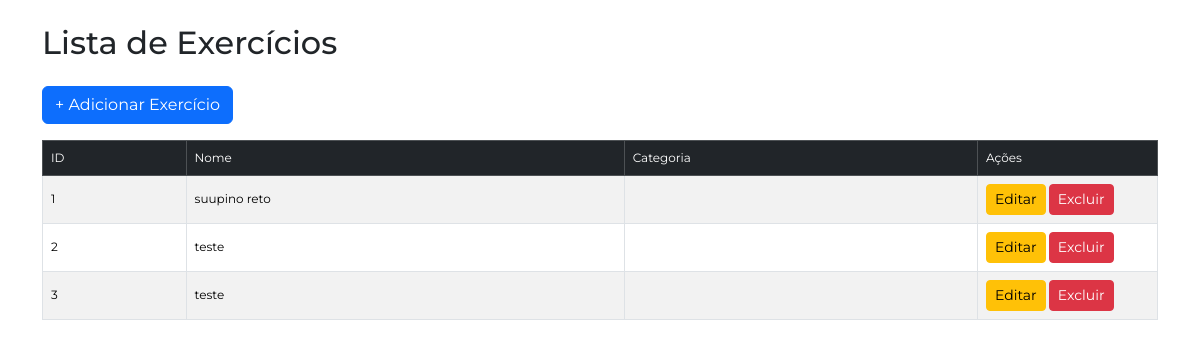
Page /exercicios/listar/ (signed in) on the committed database.
### app/models.py (models this page shows, shortened)
class Exercicio(db.Model):
    __tablename__ = 'exercicio'
    id = db.Column(db.Integer, primary_key=True)
    nome = db.Column(db.String(100), nullable=False)
    grupo_muscular = db.Column(db.String(50))
    descricao = db.Column(db.Text)
    video_url = db.Column(db.String(200))
    ativo = db.Column(db.Boolean, default=True)

### app/blueprints/exercicios/routes.py (the view)
@exercicios_blueprint.route('/listar/')
@login_required
def listarExercicios():
    exercicios = Exercicio.query.all()
    return render_template('exercicio-lista.html', exercicios=exercicios)

### app/models.py (called while the page is built)
@login_manager.user_loader
def load_user(user_id):
    return User.query.get(user_id)

### app/blueprints/exercicios/templates/exercicio-lista.html (shortened to what this page needs)
{% extends "base.html" %}
{% block content %}
<div class="container mt-4">
    <h2 class="mb-4">Lista de Exercícios</h2>
    <a href="{{ url_for('exercicios.criarExercicio') }}" class="btn btn-primary mb-3">
        + Adicionar Exercício
    </a>
    <table class="table table-striped table-bordered">
        <thead class="table-dark">
            <tr>
                <th>ID</th>
                <th>Nome</th>
                <th>Categoria</th>
                <th style="width: 180px;">Ações</th>
            </tr>
        </thead>
        <tbody>
            {% for exercicio in exercicios %}
            <tr>
                <td>{{ exercicio.id }}</td>
                <td>{{ exercicio.nome }}</td>
                <td>{{ exercicio.categoria }}</td>
                <td>
                    <a href="{{ url_for('exercicios.editarExercicio', exercicio_id=exercicio.id) }}" class="btn btn-sm btn-warning">
                        Editar
                    </a>
                    <form action="{{ url_for('exercicios.excluirExercicio', exercicio_id=exercicio.id) }}" method="POST"
                          style="display: inline-block;"
                          onsubmit="return confirm('Tem certeza que deseja excluir?');">
                        <button class="btn btn-sm btn-danger">Excluir</button>
                    </form>
                </td>
            </tr>
            {% else %}
            <tr>
                <td colspan="4" class="text-center py-3">
                    Nenhum exercício cadastrado.
                </td>
            </tr>
            {% endfor %}
        </tbody>
    </table>
</div>
{% endblock %}

### app/static/css/style.css (style rules this page uses)
:root { --cor-de-fundo: #FFFFFF; --cor-principal: #002f52; --cor-titulo: #ebecee; --azul: #0088FF; --amarelo: #FFCC00; --vermelho: #FF2227; --verde: #34C759; --roxo: #CB30E0; --fonte-principal: "Montserrat", sans-serif; --fonte-secundaria: "Josefin Sans"; }
body { margin: 0 !important; padding: 0 !important; background-color: var(--cor-de-fundo); font-family: var(--fonte-principal); font-size: 12px; font-weight: 400; }

### rows in the picture
Exercicio: id "1", nome "suupino reto"
Exercicio: id "2", nome "teste"
Exercicio: id "3", nome "teste"
